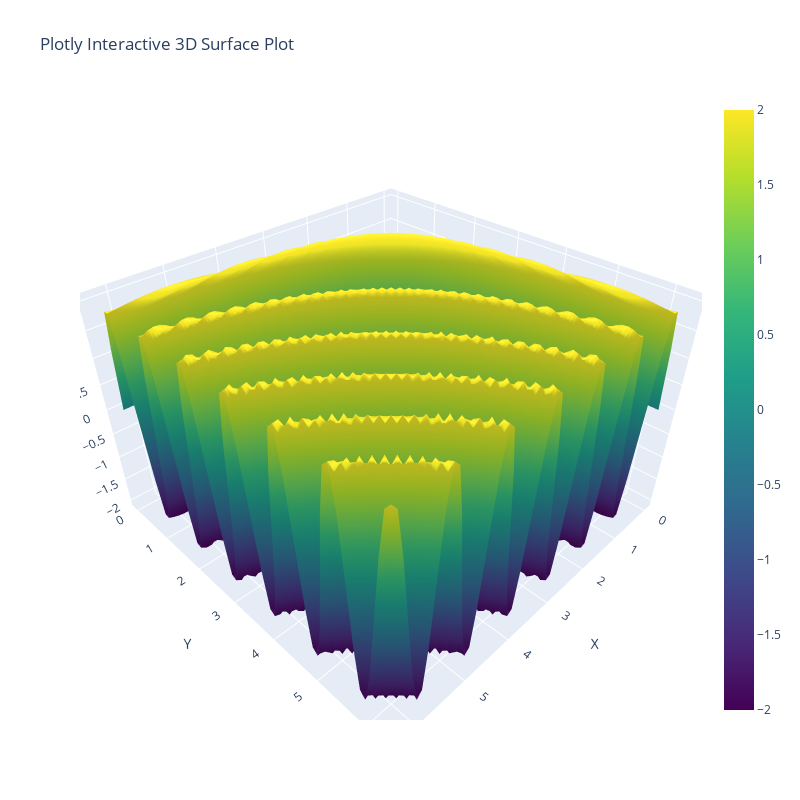

Notebook source saved alongside this figure:
### Code cell
N = 64
x = np.linspace(0, 2 * np.pi, N)
X, Y = np.meshgrid(x, x)
zk = f2(X, Y)
# take the FFT of the data
# order doesn't matter
zm = np.fft.fft(zk, axis=1)
zmn = np.fft.fft(zm, axis=0)

# go back to time domain with 2 inverse FFTs
# order doesn't matter
zm = np.fft.ifft(zmn, axis=0)
z = np.fft.ifft(zm, axis=1)
plot_2d_surface(X, Y, z.real)

### Figure 1 — Plotly figure (JSON) as saved in the notebook; plotly's stock layout.template omitted (floating-point values rounded to 4 significant figures; data arrays with more than 128 entries replaced by an {"elided": "..."} marker saying what was removed)
{"data": [{"colorscale": [[0, "#440154"], [0.1111, "#482878"], [0.2222, "#3e4989"], [0.3333, "#31688e"], [0.4444, "#26828e"], [0.5556, "#1f9e89"], [0.6667, "#35b779"], [0.7778, "#6ece58"], [0.8889, "#b5de2b"], [1, "#fde725"]], "opacity": 1, "type": "surface", "x": {"elided": "64x64 float values"}, "y": {"elided": "64x64 float values"}, "z": {"elided": "64x64 float values"}}], "layout": {"height": 800, "scene": {"aspectmode": "data", "xaxis": {"title": {"text": "X"}}, "yaxis": {"title": {"text": "Y"}}, "zaxis": {"title": {"text": "Z"}}}, "title": {"text": "Plotly Interactive 3D Surface Plot"}, "width": 800}}
